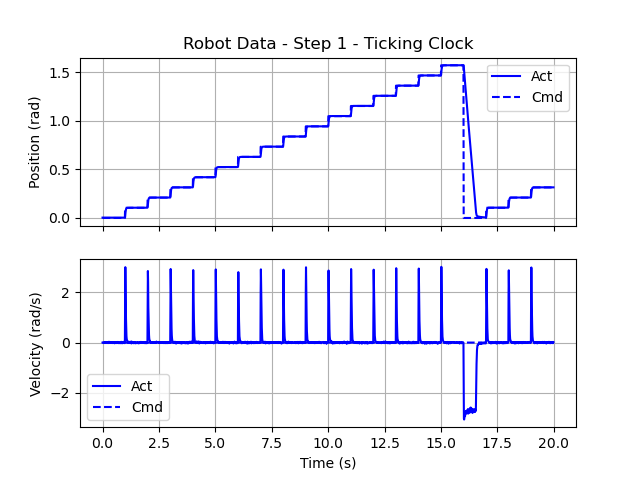

Python code for this plot:
'''goals3democode.py

   Demo code for Goals 3
'''

# Import useful packages
import hebi
import numpy as np              # For future use
import matplotlib.pyplot as plt

from math import pi, sin, cos, asin, acos, atan2, sqrt
from time import sleep, time


#
#  HEBI Initialization
#
#  Create the motor group, and pre-allocate the command and feedback
#  data structures.  Remember to set the names list to match your
#  motor.
#
names = ['5.5']
group = hebi.Lookup().get_group_from_names(['robotlab'], names)
if group is None:
  print("Unable to find both motors " + str(names))
  raise Exception("Unable to connect to motors")

command  = hebi.GroupCommand(group.size)
feedback = hebi.GroupFeedback(group.size)

dt = 0.01                       # HEBI feedback comes in at 100Hz!

# Also read the initial position.
feedback = group.get_next_feedback(reuse_fbk=feedback)
pinit = feedback.position[0]


#
#  Define the parameters
#
T = 20.0                         # 5 seconds total run time


#
#  Pre-allocate the storage.
#
N = int(T / dt)                 # 100 samples/second.

Time = [0.0] * N
PAct = [0.0] * N
PCmd = [0.0] * N
VAct = [0.0] * N
VCmd = [0.0] * N


#
#  Execute the movement.
#
# Initialize the index and time.
index = 0
t     = 0.0
while True:
    # Compute the commands for this time step.
    pcmd = pi/30 * (int(t) % 16)
    vcmd = 0.0

    # Send the commands.  This returns immediately.
    command.position = [pcmd]
    command.velocity = [vcmd]
    group.send_command(command)

    # Read the actual data. This blocks (internally waits) 10ms for
    # the data and therefor replaces the "sleep(0.01)".
    feedback = group.get_next_feedback(reuse_fbk=feedback)
    pact = feedback.position[0]
    vact = feedback.velocity[0]

    # Store the data for this time step (at the current index).
    Time[index] = t
    PAct[index] = pact
    PCmd[index] = pcmd
    VAct[index] = vact
    VCmd[index] = vcmd

    # Advance the index/time.
    index += 1
    t     += dt

    # Break (end) the loop, if we run out of storage or time.
    if index >= N or t >= T:
        break


#
#  Plot.
#
# Create a plot of position and velocity, actual and command!
fig, (ax1, ax2) = plt.subplots(2, 1, sharex=True)

ax1.plot(Time[0:index], PAct[0:index], color='blue', linestyle='-',  label='Act')
ax1.plot(Time[0:index], PCmd[0:index], color='blue', linestyle='--', label='Cmd')
ax2.plot(Time[0:index], VAct[0:index], color='blue', linestyle='-',  label='Act')
ax2.plot(Time[0:index], VCmd[0:index], color='blue', linestyle='--', label='Cmd')

ax1.set_title('Robot Data - Step 1 - Ticking Clock')
ax1.set_ylabel('Position (rad)')
ax2.set_ylabel('Velocity (rad/s)')
ax2.set_xlabel('Time (s)')

ax1.grid()
ax2.grid()
ax1.legend()
ax2.legend()

plt.show()
